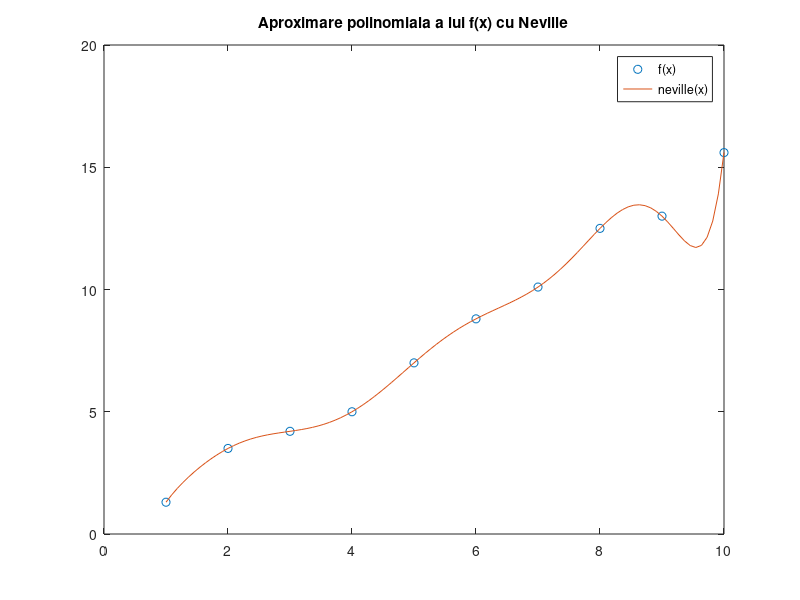

This chart was generated by the following MATLAB code:
x = [1:10];  
y = [1.3, 3.5, 4.2, 5, 7, 8.8, 10.1, 12.5, 13, 15.6];

xx = linspace(1, 10);
p = polyfit(x, y, length(x));
for i = 1:length(xx)
	yy(i) = polyval(p, xx(i));
endfor

figure
plot(x, y, 'o', xx, yy);
legend("f(x)", "neville(x)");
title("Aproximare polinomiala a lui f(x) cu Neville");
